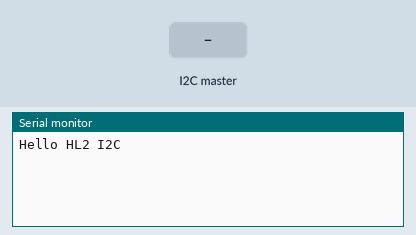
Recording of a sketch running on a simulated Arduino Uno, built with avr-gcc and run on an emulated ATmega328P. Shown: the last lines printed to the serial monitor. Inputs (shaded band) come from the test bench.

Above: at 1.2 s.
1.3 s: the I2C master sends the byte 1
At 2.5 s:
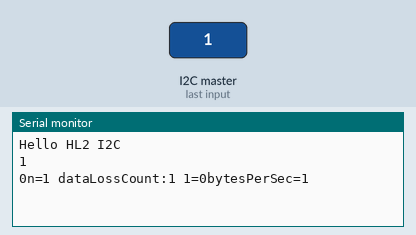
2.8 s: the I2C master sends the byte 0
At 3.8 s:
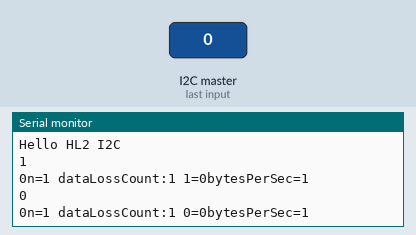

Measured:
- after the input at 1.3 s, the serial monitor: prints a new line at once (image 1)
- after the input at 2.8 s, the serial monitor: prints a new line at once (image 2)

The sketch:

slave_receiver_testbytes.ino
```cpp
// I2C slave sample code
// analog value for external Amp by arduino
// See Schematic:
#include <Wire.h>

const int ledPin =  13;// the number of the LED pin
unsigned long dataLoss = 0;
unsigned long bytesPerSec = 0;
//SDA pin A4
//SCL pin A5
int ledState = LOW;             // ledState used to set the LED
unsigned long previousMillis = 0;        // will store last time LED was updated

void setup() {
  Wire.begin(0x20);                 // join i2c bus with address to listen
  Wire.onReceive(receiveEvent);     // register event
  Serial.begin(115200);             // start serial for output
  Serial.println("Hello HL2 I2C");
}

void loop() {
  delay(100);
}

// function that executes whenever data is received from master
// this function is registered as an event, see setup()

void receiveEvent(int howMany) {
  //Serial.println(howMany);
  //Serial.print("BUS DATA:");
  //Serial.println(howMany);

  byte c[32];
  String rec;
  byte chck = 0;
  int i= 0;
  while (0 < Wire.available()) { // loop through all but the last
    c[i] = Wire.read(); // receive byte as a character
    if (i!=0) rec += ",";
    rec += c[i];
    chck += c[i];
    i++;
  }
  chck-=c[31];
  bytesPerSec += howMany;
Serial.println(rec);
  if (chck != c[31]) dataLoss++;
  String txt(c[1]);
  txt = txt+"n="+howMany+" "+"dataLossCount:"+dataLoss+" "+chck+"="+c[31];

  if (lifeblink(1000)) {
    txt = txt + "bytesPerSec="+bytesPerSec;
    bytesPerSec = 0;
    Serial.println(txt);
    digitalWrite(ledPin, ledState);

  }


}

bool lifeblink (int timeout) {
    unsigned long currentMillis = millis();
    if (currentMillis - previousMillis >= timeout) {
      // save the last time you blinked the LED
      previousMillis = currentMillis;

      // if the LED is off turn it on and vice-versa:
      if (ledState == LOW) {
        ledState = HIGH;
      } else {
        ledState = LOW;
      }

      return true;
    }
    else return false;

}
```
